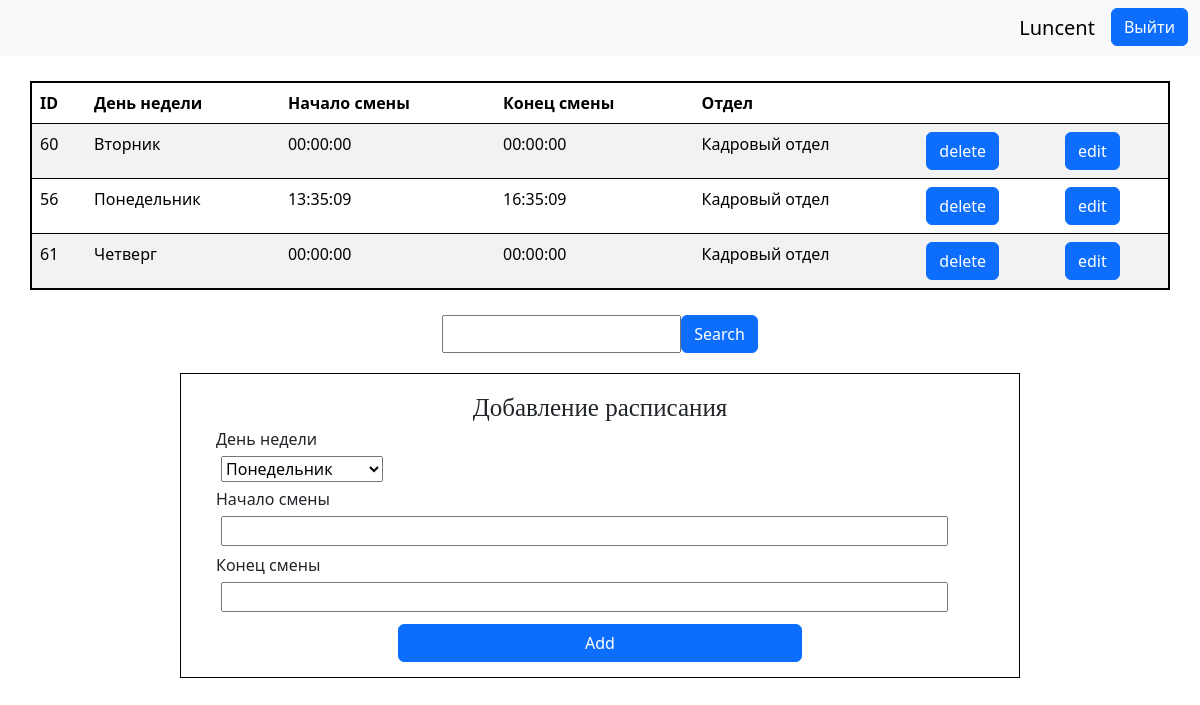
/views/index.php (signed in), run on the app's committed database.
### tables this page shows
CREATE TABLE `schedule` (
  `id` int NOT NULL,
  `startTime` time DEFAULT NULL,
  `endTime` time DEFAULT NULL,
  `department_id` int NOT NULL,
  `dayOfWeek` varchar(25) NOT NULL
);

CREATE TABLE `departments` (
  `id` int NOT NULL,
  `name` varchar(128) NOT NULL
);

### Dao/ScheduleDao.php (called while the page is built, shortened)
<?php
    class ScheduleDao{
        public static function selectAllRows($department_id){
            try{
                $conn = getConnection();
                $query = self::getSelectAllQuery($conn,$department_id);
                $query->execute();
                return $query->fetchAll(PDO::FETCH_OBJ);
            }
            catch(Exception $ex){
                throw $ex;
            }
        }
        private static function getSelectAllQuery($conn, $department_id){
            if(!isset($department_id) || $department_id=="admin"){
                $query = $conn->prepare(
                "SELECT schedule.id AS id, startTime, endTime,
                 dayOfWeek, departments.name AS department, department_id
                 FROM schedule
                 JOIN departments ON department_id = departments.id");
                return $query;
            }
            else{
                $query = $conn->prepare(
                "SELECT schedule.id AS id, startTime, endTime,
                 dayOfWeek, departments.name AS department, department_id
                 FROM schedule
                 JOIN departments ON department_id = departments.id
                 WHERE department_id=:department_id");
                $query->bindParam(":department_id", $department_id);
                return $query;
            }
        }
    }
?>

### Controlers/getScheduleDataControler.php (called while the page is built, shortened)
<?php
    require_once "../Dao/ScheduleDao.php";
class GetScheduleDataController{
    public static function selectData($department_id){
        try{
            if(self::searching()){
                $searchParam = $_GET["searchLine"];
                if(!empty($searchParam)){
                    $selectedRows =  ScheduleDao::search($searchParam,$department_id);
                    $_SESSION["selectedRows"]=$selectedRows;
                }
                else{
                    self::selectAll($department_id);
                }
            }
            else{
                self::selectAll($department_id);
            }
        }catch(Exception $ex){
            MySessionHandler::addErrorMessage("Ошибка при выборке данных. ".$ex->getMessage());
        }
    }
    public static function searching(){
        return isset($_GET["action"]) && $_GET["action"]=="search";
    }
    public static function selectAll($department_id){
        try{
            $selectedRows =  ScheduleDao::selectAllRows($department_id);
        }
        catch(Exception $ex){
            MySessionHandler::addErrorMessage("Ошибка при выборке данных. ".$ex->getMessage());
            return;
        }
    }
}
?>

### views/Components/indexTableComponent.php (the view, shortened to what this page needs)
<?php
    GetScheduleDataController::selectData($_SESSION["user"]->department_id);
    $isEmployee = $_SESSION["user"]->role == "сотрудник" ? true : false;
?>
<table class="table table-striped table-hover tableBorder">
    <thead class="th-dark">
        <th>ID</th>
        <th>День недели</th>
        <th>Начало смены</th>
        <th>Конец смены</th>
        <th>Отдел</th>
      <?php if(!$isEmployee){ ?>
        <th></th>
        <th></th>
      <?php }?>
    </thead>
    <tbody>
        <?php if(isset($_SESSION["selectedRows"])){?>
            <?php foreach($_SESSION["selectedRows"] as $row){?>
                <tr>
                    <td><?php echo $row->id?></td>
                    <td><?php echo $row->dayOfWeek?></td>
                    <td><?php echo $row->startTime?></td>
                    <td><?php echo $row->endTime?></td>
                    <td><?php echo $row->department?></td>
                  <?php if(!$isEmployee){ ?>
                    <td>
                        <form action="../Controlers/deleteScheduleControler.php" method="post">
                            <button type="submit" class="btn btn-primary" name="delete">delete</button>
                        </form>
                    </td>
                    <td>
                        <button type="button" class="btn btn-primary" name="edit">edit</button>
                    </td>
                  <?php }?>
                </tr>
            <?php }?>
        <?php } ?>
    </tbody>
</table>

### css/styles.css (style rules this page uses)
.tableBorder { margin: 0 auto; width: 95%; border: 2px solid black; margin-bottom: 25px; }

### data on the page
schedule: id "60", dayOfWeek "Вторник", startTime "00:00:00", endTime "00:00:00", department.name "Кадровый отдел"
schedule: id "56", dayOfWeek "Понедельник", startTime "13:35:09", endTime "16:35:09", department.name "Кадровый отдел"
schedule: id "61", dayOfWeek "Четверг", startTime "00:00:00", endTime "00:00:00", department.name "Кадровый отдел"

### other printed values
$_SESSION["user"]->login "Luncent"
